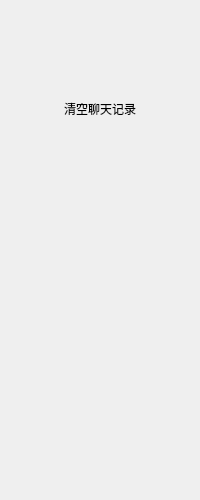
<?xml version="1.0" encoding="UTF-8"?>
<ui version="4.0">
 <class>ChatFriendInfoShow</class>
 <widget class="QDialog" name="ChatFriendInfoShow">
  <property name="geometry">
   <rect>
    <x>0</x>
    <y>0</y>
    <width>200</width>
    <height>500</height>
   </rect>
  </property>
  <property name="minimumSize">
   <size>
    <width>200</width>
    <height>500</height>
   </size>
  </property>
  <property name="maximumSize">
   <size>
    <width>200</width>
    <height>500</height>
   </size>
  </property>
  <property name="windowTitle">
   <string>ChatFriendInfoShow</string>
  </property>
  <layout class="QVBoxLayout" name="verticalLayout">
   <property name="spacing">
    <number>0</number>
   </property>
   <property name="leftMargin">
    <number>0</number>
   </property>
   <property name="topMargin">
    <number>0</number>
   </property>
   <property name="rightMargin">
    <number>0</number>
   </property>
   <property name="bottomMargin">
    <number>0</number>
   </property>
   <item>
    <widget class="QWidget" name="widget" native="true">
     <property name="minimumSize">
      <size>
       <width>0</width>
       <height>100</height>
      </size>
     </property>
     <property name="maximumSize">
      <size>
       <width>16777215</width>
       <height>100</height>
      </size>
     </property>
     <layout class="QVBoxLayout" name="verticalLayout_2">
      <property name="spacing">
       <number>0</number>
      </property>
      <property name="leftMargin">
       <number>10</number>
      </property>
      <property name="topMargin">
       <number>0</number>
      </property>
      <property name="rightMargin">
       <number>0</number>
      </property>
      <property name="bottomMargin">
       <number>0</number>
      </property>
      <item>
       <widget class="QLabel" name="icon_label">
        <property name="minimumSize">
         <size>
          <width>50</width>
          <height>50</height>
         </size>
        </property>
        <property name="maximumSize">
         <size>
          <width>50</width>
          <height>50</height>
         </size>
        </property>
        <property name="text">
         <string/>
        </property>
        <property name="scaledContents">
         <bool>true</bool>
        </property>
        <property name="alignment">
         <set>Qt::AlignmentFlag::AlignCenter</set>
        </property>
       </widget>
      </item>
     </layout>
    </widget>
   </item>
   <item>
    <widget class="QWidget" name="widget_2" native="true">
     <layout class="QHBoxLayout" name="horizontalLayout">
      <property name="spacing">
       <number>0</number>
      </property>
      <property name="leftMargin">
       <number>0</number>
      </property>
      <property name="topMargin">
       <number>0</number>
      </property>
      <property name="rightMargin">
       <number>0</number>
      </property>
      <property name="bottomMargin">
       <number>0</number>
      </property>
      <item>
       <widget class="QLabel" name="empty_label">
        <property name="text">
         <string>清空聊天记录</string>
        </property>
        <property name="alignment">
         <set>Qt::AlignmentFlag::AlignCenter</set>
        </property>
       </widget>
      </item>
     </layout>
    </widget>
   </item>
   <item>
    <spacer name="verticalSpacer">
     <property name="orientation">
      <enum>Qt::Orientation::Vertical</enum>
     </property>
     <property name="sizeHint" stdset="0">
      <size>
       <width>20</width>
       <height>40</height>
      </size>
     </property>
    </spacer>
   </item>
  </layout>
 </widget>
 <resources/>
 <connections/>
</ui>
